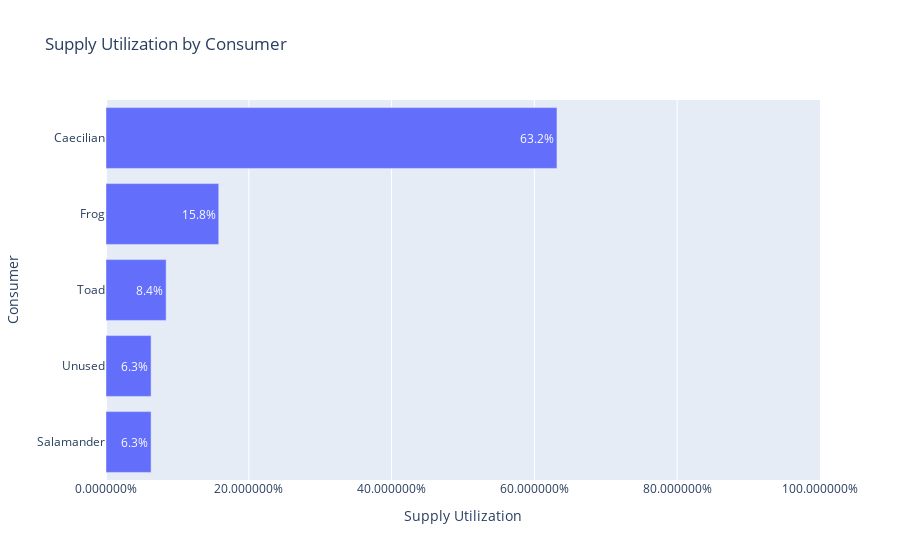

The notebook cell this image was saved under:
### Markdown cell above
Our supply can satisfy all of our frog's and caecilian's needs. However, given our constrained supply, we only reach 20%
of all toads and just 10% of salamanders.

Talking about supply, how much of our supply gets used by which consumer?

### Code cell
ecosystem.plot_supply_utilization(by='consumer');

### Figure 1 — Plotly figure (JSON) as saved in the notebook; plotly's stock layout.template omitted (floating-point values rounded to 4 significant figures)
{"data": [{"alignmentgroup": "True", "hovertemplate": "variable=0<br>Supply Utilization=%{x}<br>Consumer=%{y}<br>text=%{text}<extra></extra>", "legendgroup": "0", "marker": {"color": "#636efa"}, "name": "0", "offsetgroup": "0", "orientation": "h", "showlegend": true, "text": ["6.3%", "6.3%", "8.4%", "15.8%", "63.2%"], "textposition": "auto", "type": "bar", "x": [0.06316, 0.06316, 0.08421, 0.1579, 0.6316], "xaxis": "x", "y": ["Salamander", "Unused", "Toad", "Frog", "Caecilian"], "yaxis": "y"}], "layout": {"barmode": "relative", "legend": {"title": {"text": "variable"}, "tracegroupgap": 0}, "showlegend": false, "title": {"text": "Supply Utilization by Consumer"}, "xaxis": {"anchor": "y", "domain": [0.0, 1.0], "range": [0, 1], "tickformat": "%", "title": {"text": "Supply Utilization"}}, "yaxis": {"anchor": "x", "domain": [0.0, 1.0], "title": {"text": "Consumer"}}}}
